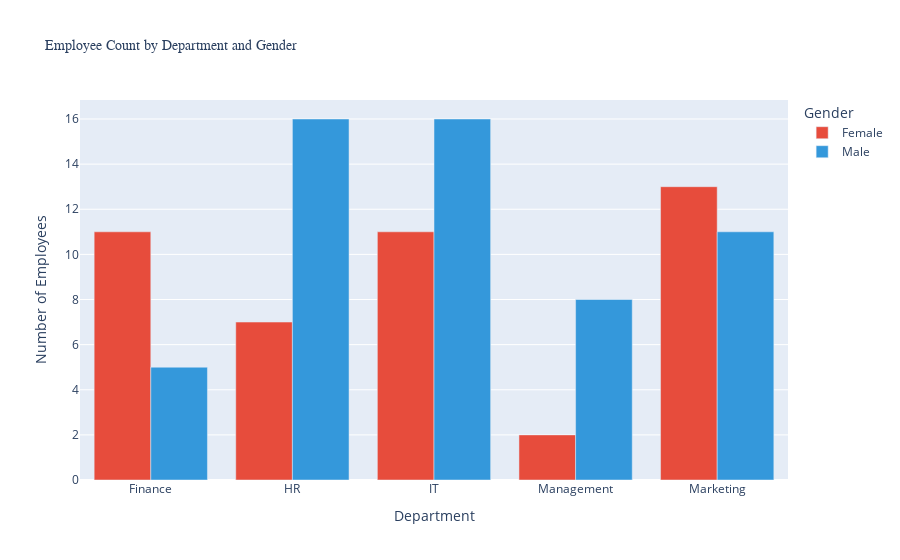

This figure's notebook cell:
### Markdown cell above
#### Question : 5

### Code cell
import plotly.express as px

gender_dept_counts = df.groupby(['Department', 'Gender']).size().reset_index(name='Count')


fig = px.bar(gender_dept_counts, 
             x='Department', 
             y='Count', 
             color='Gender',
             barmode='group',
             color_discrete_map={'Male': '#3498db', 'Female': '#e74c3c'},
             title='Employee Count by Department and Gender',
             labels={'Count': 'Number of Employees'})


fig.update_layout(
    xaxis_title='Department',
    yaxis_title='Number of Employees',
    font=dict(size=12),
    title_font=dict(size=14, family='Arial Black'),
    legend_title_text='Gender'
)


fig.show()

### Figure 1 — Plotly figure (JSON) as saved in the notebook; plotly's stock layout.template omitted (floating-point values rounded to 4 significant figures)
{"data": [{"alignmentgroup": "True", "hovertemplate": "Gender=Female<br>Department=%{x}<br>Number of Employees=%{y}<extra></extra>", "legendgroup": "Female", "marker": {"color": "#e74c3c", "pattern": {"shape": ""}}, "name": "Female", "offsetgroup": "Female", "orientation": "v", "showlegend": true, "textposition": "auto", "type": "bar", "x": ["Finance", "HR", "IT", "Management", "Marketing"], "xaxis": "x", "y": [11, 7, 11, 2, 13], "yaxis": "y"}, {"alignmentgroup": "True", "hovertemplate": "Gender=Male<br>Department=%{x}<br>Number of Employees=%{y}<extra></extra>", "legendgroup": "Male", "marker": {"color": "#3498db", "pattern": {"shape": ""}}, "name": "Male", "offsetgroup": "Male", "orientation": "v", "showlegend": true, "textposition": "auto", "type": "bar", "x": ["Finance", "HR", "IT", "Management", "Marketing"], "xaxis": "x", "y": [5, 16, 16, 8, 11], "yaxis": "y"}], "layout": {"barmode": "group", "font": {"size": 12}, "legend": {"title": {"text": "Gender"}, "tracegroupgap": 0}, "title": {"font": {"family": "Arial Black", "size": 14}, "text": "Employee Count by Department and Gender"}, "xaxis": {"anchor": "y", "domain": [0, 1], "title": {"text": "Department"}}, "yaxis": {"anchor": "x", "domain": [0, 1], "title": {"text": "Number of Employees"}}}}
